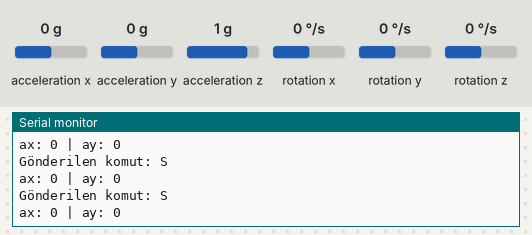
Simulated run of this sketch. Board: Arduino Uno, built with avr-gcc and run on an emulated ATmega328P. On the bench: the last lines printed to the serial monitor. Inputs (shaded band) come from the test bench; at power-on: acceleration x 0 g, acceleration y 0 g, acceleration z 1 g, rotation x 0 °/s, rotation y 0 °/s, rotation z 0 °/s. No radio packets arrive unless stated.

Above: at 1.2 s.
1.3 s: acceleration x set to -1.4 g
At 2.0 s:
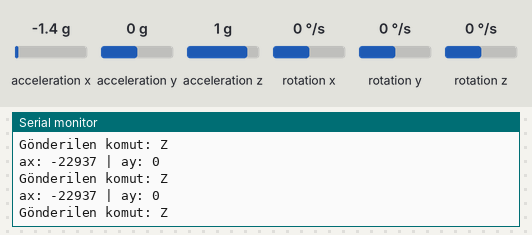
2.8 s: acceleration y set to -1.4 g
At 3.5 s:
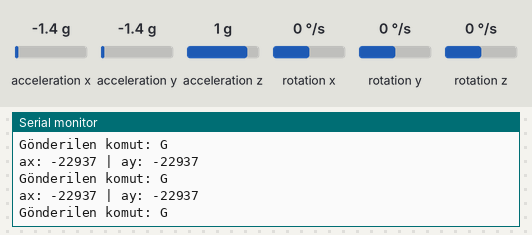
4.3 s: acceleration x set to 0 g
At 4.8 s:
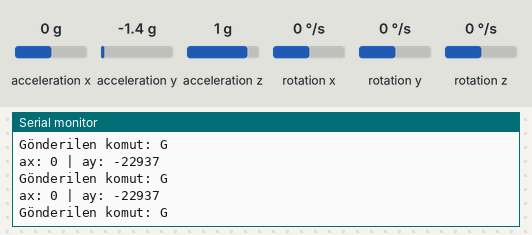
7.3 s: acceleration y set to 0 g
At 7.9 s:
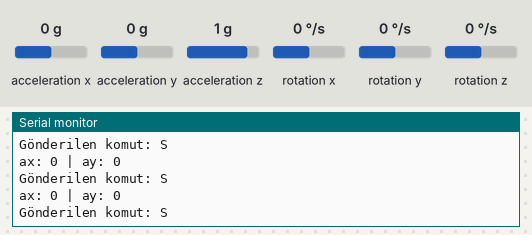
10.3 s: acceleration x set to 0.8 g
At 11.4 s:
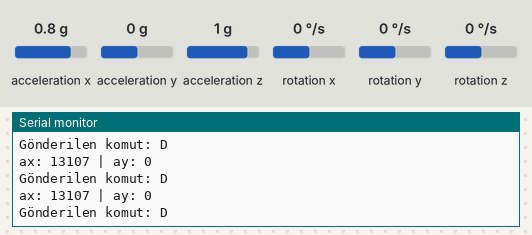
11.8 s: acceleration y set to 0.8 g
At 12.7 s:
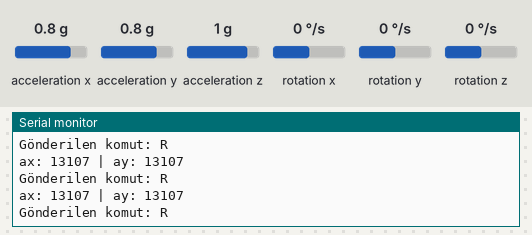
Timing chart, 0 to 14.3 s (numbered marks = the images above; inputs shaded):
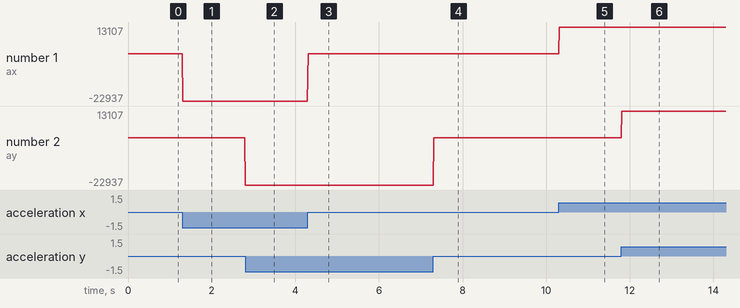

The sketch:

ivmekontrol.ino
```cpp
#include <Wire.h>
#include <SPI.h>
#include <nRF24L01.h>
#include <RF24.h>
#include <MPU6050.h>

RF24 radio(8, 7);  // CE, CSN pinleri
const byte addresses[][6] = {"00001", "00002"};  // Alıcı ve verici adresleri
MPU6050 mpu;
int16_t ax, ay, az, gx, gy, gz;

void setup() {
  Serial.begin(115200);  // Seri iletişimi başlat
  Wire.begin();
  mpu.initialize();

  radio.begin();
  radio.openWritingPipe(addresses[1]);  // Alıcı adresini ayarla
  radio.openReadingPipe(1, addresses[0]);  // Verici adresini ayarla
  radio.setPALevel(RF24_PA_MIN);
  radio.stopListening();  // Verici moduna geç
}

void loop() {
  mpu.getMotion6(&ax, &ay, &az, &gx, &gy, &gz);

  char komut = 'S';  // Varsayılan dur komutu
  const int threshold = 7000;  // Hassasiyet eşiği

  // Seri Monitöre ax ve ay değerlerini yazdır
  Serial.print("ax: ");
  Serial.print(ax);
  Serial.print(" | ay: ");
  Serial.println(ay);

  // Hareket kombinasyonları
  if (ax > threshold && abs(ay) < threshold) {
    komut = 'D';  // Düz sağ
  } else if (ax < -threshold && abs(ay) < threshold) {
    komut = 'Z';  // Düz sol
  } else if (ay > threshold) {
    if (ax > threshold) komut = 'R';  // İleri-sağ
    else if (ax < -threshold) komut = 'L';  // İleri-sol
    else komut = 'I';  // İleri
  } else if (ay < -threshold) {
    komut = 'G';  // Geri
  } else {
    komut = 'S';  // Dur
  }

  // Komut alıcıya gönderiliyor
  radio.write(&komut, sizeof(komut));  // Komutu alıcıya gönder

  // Gönderilen komutu Seri Monitöre yazdır
  Serial.print("Gönderilen komut: ");
  Serial.println(komut);

  delay(10);  // Bekleme süresi
}
```

Measured:
- after the input at 1.3 s, the serial monitor: prints a new line at once (image 1)
- after the input at 2.8 s, the serial monitor: prints a new line at once (image 2)
- after the input at 4.3 s, the serial monitor: prints a new line at once (image 3)
- after the input at 7.3 s, the serial monitor: prints a new line at once (image 4)
- after the input at 10.3 s, the serial monitor: prints a new line at once (image 5)
- after the input at 11.8 s, the serial monitor: prints a new line at once (image 6)
- plotted number 1: 0 → -22937 after the input at 1.3 s, 0 → 13107 after the input at 10.3 s
